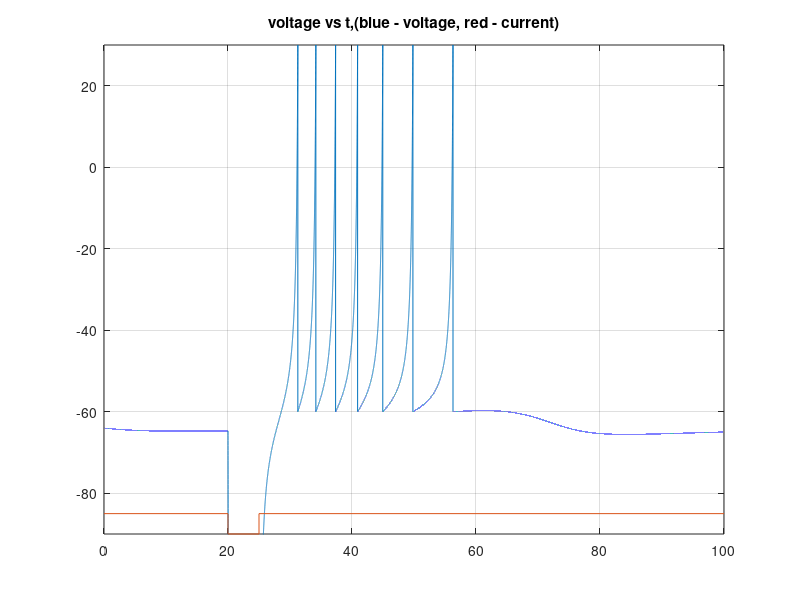

Source code (MATLAB):
% for i=-5:1:5
% a=0.5; b=0.5; c=-52;  d=0; % for early spike, but premature spike also hapen
 a=0.03; b=0.25; c=-60;  d=0; % original in paper for rebound burst
% a=0.03; b=0.25; c=-52;  d=0;
% a=0.03; b=0.25; c=-52; d=0;
 V=-64;  u=b*V;
    VV=[];  uu=[];
    tau = 0.001;  tspan = 0:tau:100;
    T1=20;
    for t=tspan
        if (t>T1) & (t < T1+5) 
            I=-1200;
        % elseif (t >= 70) & (t <=80)
        %     I=10;
        else
            I=0;
        end;
        V = V + tau*(0.04*V^2+5*V+140-u+I);
        u = u + tau*a*(b*V-u);
        if V > 30
            VV(end+1)=30;
            V = c;
            u = u + d;
        else
            VV(end+1)=V;
        end;
        uu(end+1)=u;
    end;
    figure(floor(100+1))
            plot(tspan,VV,[0 T1 T1 (T1+5) (T1+5) max(tspan)],-85+[0 0 -5 -5 0 0]);
            axis([0 max(tspan) -90 30])
            title('voltage vs t,(blue - voltage, red - current)')
    grid
% end
